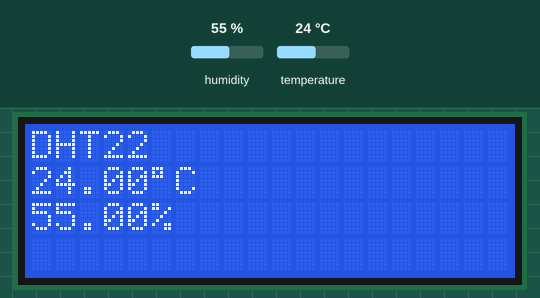
This sketch was run on a simulated Arduino Uno, built with avr-gcc and run on an emulated ATmega328P. Shown: 20×4 character LCD. The inputs (shaded band) are chosen by the test bench; at power-on: temperature 24 °C, humidity 55 %.

Above: at 9.3 s.
9.4 s: temperature set to 0 °C
At 10.1 s:
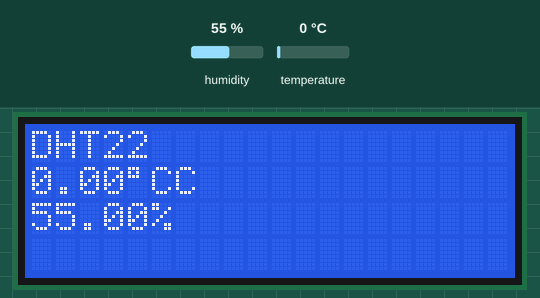
10.9 s: humidity set to 22 %
At 11.6 s:
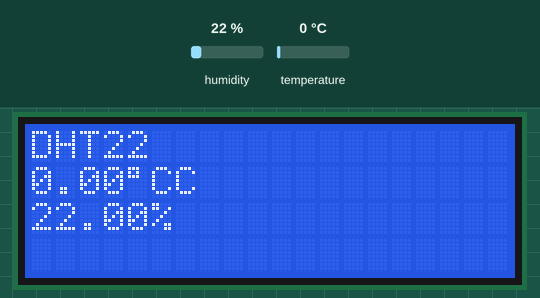
12.4 s: humidity set to 40 %
At 13.6 s:
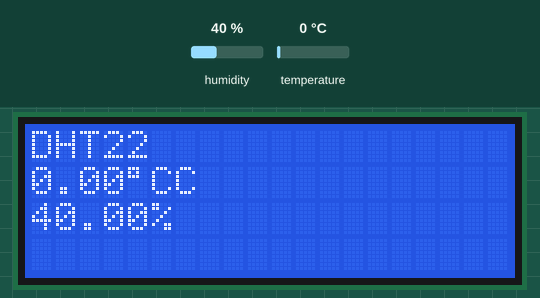
13.9 s: temperature set to 12 °C
At 15.1 s:
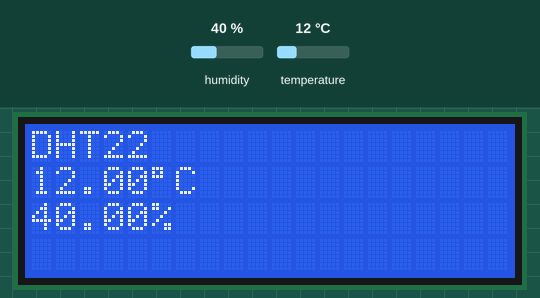
Timing chart, 0 to 16.4 s (numbered marks = the images above; inputs shaded):
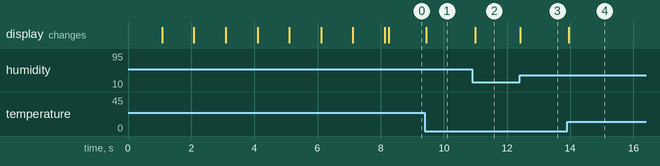

The sketch:

LCD_and_DHT22.ino
```cpp
int ButtonPin = 8;
//YWROBOT
//Compatible with the Arduino IDE 1.0
//Library version:1.1
#include <LiquidCrystal_I2C.h>
#include <Adafruit_Sensor.h>
#include <DHT.h>
#include <DHT_U.h>

#define DHTPIN 2
#define DHTTYPE    DHT22

DHT_Unified dht(DHTPIN, DHTTYPE);

LiquidCrystal_I2C lcd(0x27,20,4);  // set the LCD address to 0x27 for a 16 chars and 2 line display


int counter = 0;

void setup()
{
  lcd.init();                      // initialize the lcd
  // Print a message to the LCD.
  pinMode(ButtonPin, INPUT);
  lcd.backlight();
  lcd.setCursor(3,0);
  lcd.print("Please Wait");
  delay(992);
  lcd.clear();
  lcd.print("Please Wait.");
  delay(992);
  lcd.clear();
  lcd.print("Please Wait..");
  delay(992);
  lcd.clear();
  lcd.print("Please Wait...");
  delay(992);
  lcd.clear();
    lcd.print("Please Wait");
  delay(992);
  lcd.clear();
  lcd.print("Please Wait.");
  delay(992);
  lcd.clear();
  lcd.print("Please Wait..");
  delay(992);
  lcd.clear();
  lcd.print("Please Wait...");
  delay(1000);
  lcd.clear();
  lcd.setCursor(0,0);
  lcd.print("DHT22");
  dht.begin();
  sensor_t sensor;
  dht.temperature().getSensor(&sensor);
  dht.humidity().getSensor(&sensor);
}


void loop()
{
   if (ButtonPin > 1)
   {
     lcd.backlight();
   }
   else {
     lcd.noBacklight();
   }

  delay(100);

  sensors_event_t event;
  dht.temperature().getEvent(&event);
  if (!isnan(event.temperature)) {
      lcd.setCursor(0,1);
      lcd.print(event.temperature);
      lcd.print(F("\xdf"));
      lcd.print(F("C"));
  }
  dht.humidity().getEvent(&event);
  if (!isnan(event.relative_humidity)) {
      lcd.setCursor(0,2);
      lcd.print(event.relative_humidity);
      lcd.print(F("%"));
  }
}
```

Measured:
- after the input at 9.4 s, the display: changes at once (image 1)
- after the input at 10.9 s, the display: changes after 0.09 s (image 2)
- after the input at 12.4 s, the display: changes at once (image 3)
- after the input at 13.9 s, the display: changes after 0.05 s (image 4)
